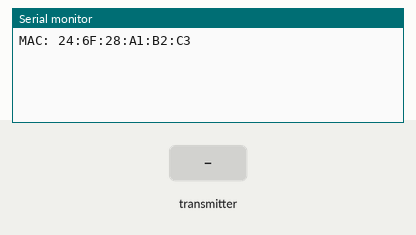
Simulated run of this sketch. Board: ESP32. Parts: the last lines printed to the serial monitor. The test bench sets the inputs (shaded band).

Above: at 1.2 s.
1.3 s: the transmitter starts sending temperature = 0
At 1.61 s:
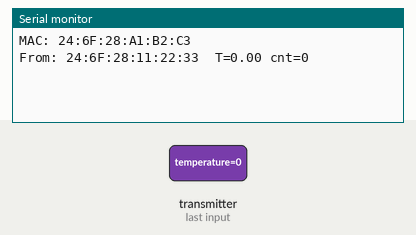
3.3 s: the transmitter starts sending count = 1024
At 3.61 s:
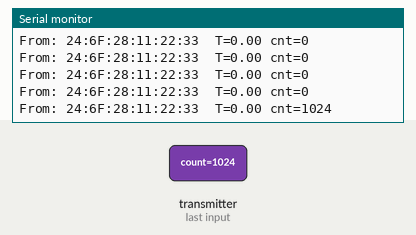
4.8 s: the transmitter starts sending temperature = 25
At 5.11 s:
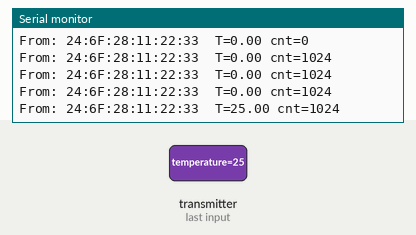
6.3 s: the transmitter starts sending count = 0
At 6.61 s:
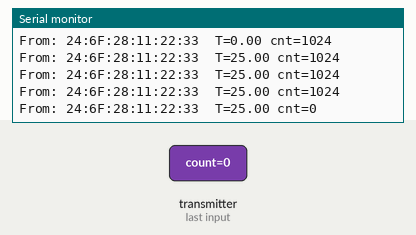

The sketch:

esp_now_receive.ino
```cpp
// snippet: esp_now_receive
// tags: esp-now, espnow, esp32, wireless, receive, peer, callback, fast
// boards: esp32
// library: none
// description: Receive ESP-NOW packets — print sender MAC and payload (pair with esp_now_send)
// prompts: ESP-NOW receive, ESP32 wireless receive, ESP-NOW peer communication, receive from ESP32, ESP-NOW listener
// exact-include: esp_now.h, WiFi.h

#include <esp_now.h>
#include <WiFi.h>

typedef struct {
  float temperature;
  int   count;
} Packet;

void onReceive(const esp_now_recv_info_t* info, const uint8_t* data, int len) {
  Packet pkt;
  memcpy(&pkt, data, sizeof(pkt));
  Serial.print("From: ");
  for (int i = 0; i < 6; i++) {
    Serial.printf("%02X%s", info->src_addr[i], i < 5 ? ":" : "  ");
  }
  Serial.print("T="); Serial.print(pkt.temperature);
  Serial.print(" cnt="); Serial.println(pkt.count);
}

void setup() {
  Serial.begin(115200);
  WiFi.mode(WIFI_STA);
  Serial.print("MAC: "); Serial.println(WiFi.macAddress());
  if (esp_now_init() != ESP_OK) { Serial.println("ESP-NOW init failed"); while (1); }
  esp_now_register_recv_cb(onReceive);
}

void loop() {}
```

Measured:
- after the input at 1.3 s, the serial monitor: prints a new line at once (image 1)
- after the input at 3.3 s, the serial monitor: prints a new line at once (image 2)
- after the input at 4.8 s, the serial monitor: prints a new line at once (image 3)
- after the input at 6.3 s, the serial monitor: prints a new line at once (image 4)
